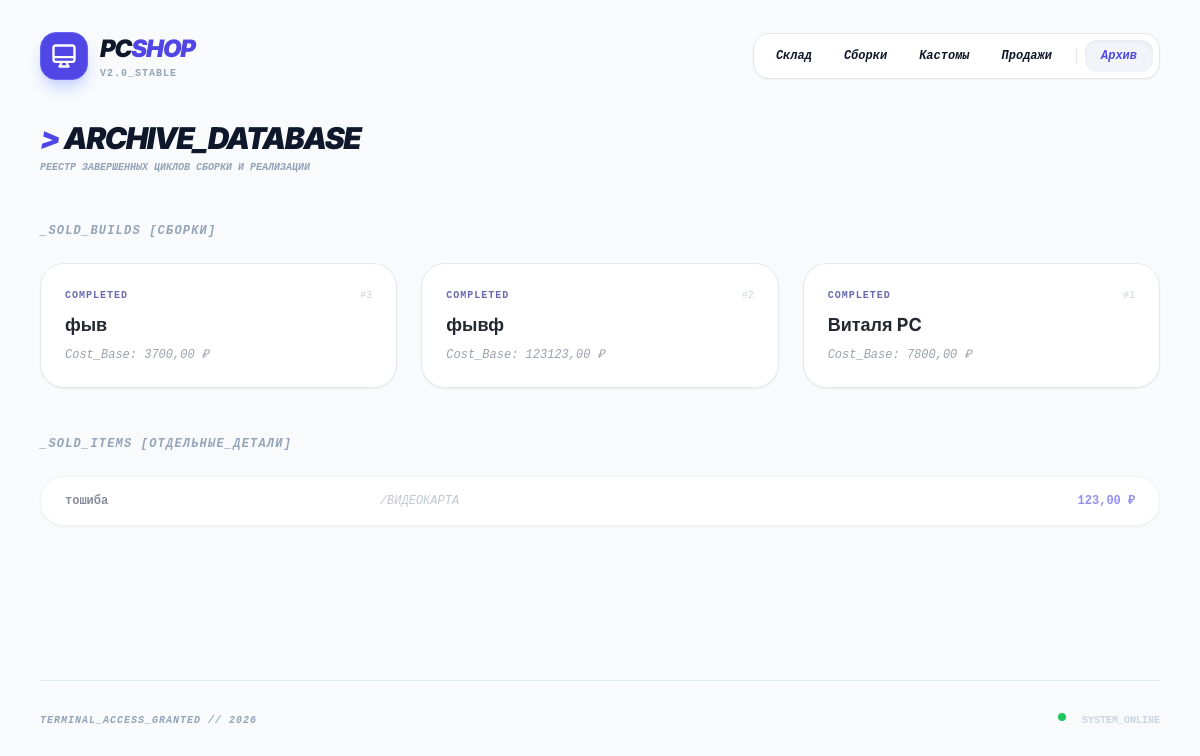
Page /archive/ on the earlier database version.
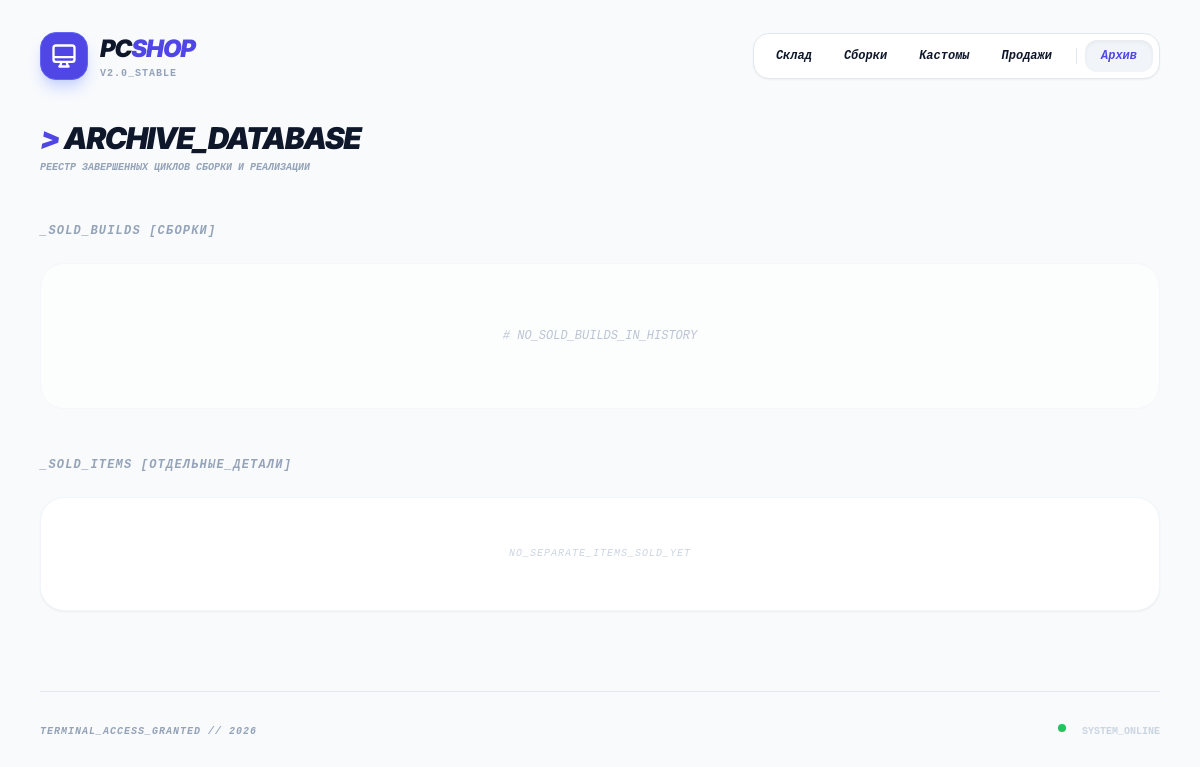
Same page on the later database version.
### tracker/models.py (models this page shows, shortened)
class Build(models.Model):
    title = models.CharField(max_length=200)
    description = models.TextField(blank=True, null=True)
    listing_url = models.URLField(blank=True, null=True)
    cover_image = models.ImageField(upload_to="builds/", blank=True, null=True)
    status = models.CharField(max_length=20, choices=BuildStatus.choices, default=BuildStatus.DRAFT)
    created_at = models.DateTimeField(auto_now_add=True)
    @property
    def cost(self):
        hardware_cost = sum(link.item.purchase_price * link.qty for link in self.build_items.all())
        custom_cost = sum(link.consumable.purchase_price * link.qty_used for link in self.custom_materials.all())
        return hardware_cost + custom_cost

class BuildItem(models.Model):
    build = models.ForeignKey(Build, on_delete=models.CASCADE, related_name="build_items")
    item = models.ForeignKey(InventoryItem, on_delete=models.CASCADE, related_name="build_links")
    qty = models.PositiveIntegerField(default=1)

class InventoryItem(models.Model):
    category = models.CharField(max_length=50, choices=Category.choices, default=Category.OTHER)
    name = models.CharField(max_length=200)
    purchase_price = models.DecimalField(max_digits=10, decimal_places=2)
    status = models.CharField(max_length=20, choices=ItemStatus.choices, default=ItemStatus.IN_STOCK)
    serial_number = models.CharField(max_length=100, blank=True, null=True)
    notes = models.TextField(blank=True, null=True)
    photo = models.ImageField(upload_to="items/", blank=True, null=True)
    created_at = models.DateTimeField(auto_now_add=True)

### tracker/views.py (the view)
# urls.py: path("archive/", views.ArchiveView.as_view(), name="archive_list"),
class ArchiveView(ListView):
    template_name = "tracker/archive_list.html"
    context_object_name = "sold_builds"
    def get_queryset(self):
        return Build.objects.filter(status=BuildStatus.SOLD).prefetch_related('build_items__item').order_by("-created_at")
    def get_context_data(self, **kwargs):
        context = super().get_context_data(**kwargs)
        context['sold_items'] = InventoryItem.objects.filter(status=ItemStatus.SOLD).exclude(build_links__build__status=BuildStatus.SOLD)
        return context

### tracker/templates/tracker/archive_list.html (shortened to what this page needs)
{% extends "base.html" %}
{% block content %}
<div class="space-y-12">
  <header>
    <h1 class="text-3xl font-black text-slate-900 uppercase tracking-tighter italic">
      <span class="text-indigo-600">></span> Archive_Database
    </h1>
    <p class="text-slate-400 font-mono text-[10px] mt-1 uppercase italic font-bold">Реестр завершенных циклов сборки и реализации</p>
  </header>
  <section>
    <h2 class="text-xs font-bold text-slate-400 uppercase tracking-widest mb-6 font-mono italic">_Sold_Builds [Сборки]</h2>
    <div class="grid grid-cols-1 md:grid-cols-2 lg:grid-cols-3 gap-6">
      {% for b in sold_builds %}
        <div onclick="openModal('modal-{{ b.id }}')" class="cursor-pointer group bg-white rounded-3xl p-6 border border-slate-200 shadow-sm grayscale-[0.5] hover:grayscale-0 hover:border-indigo-300 transition-all">
          <div class="flex justify-between items-start mb-2">
            <span class="text-[10px] font-mono text-indigo-500 font-bold uppercase tracking-widest">Completed</span>
            <span class="text-[10px] font-mono text-slate-300">#{{ b.id }}</span>
          </div>
          <h3 class="font-bold text-slate-800 group-hover:text-indigo-600 text-lg transition-colors">{{ b.title }}</h3>
          <p class="text-xs text-slate-400 mt-2 font-mono italic">Cost_Base: {{ b.cost }} ₽</p>
        </div>
      {% empty %}
        <div class="col-span-full py-16 text-center bg-white rounded-3xl border border-slate-100 opacity-60">
           <p class="text-slate-400 font-medium font-mono text-xs uppercase italic"># No_sold_builds_in_history</p>
        </div>
      {% endfor %}
    </div>
  </section>
  <section>
    <h2 class="text-xs font-bold text-slate-400 uppercase tracking-widest mb-6 font-mono italic">_Sold_Items [Отдельные_детали]</h2>
    <div class="bg-white rounded-3xl border border-slate-100 overflow-hidden shadow-sm">
      <table class="w-full text-left font-mono text-xs">
        <tbody class="divide-y divide-slate-50">
          {% for it in sold_items %}
            <tr class="opacity-60 hover:opacity-100 transition-opacity">
              <td class="px-6 py-4 font-bold text-slate-700">{{ it.name }}</td>
              <td class="px-6 py-4 text-slate-400 uppercase italic">/{{ it.get_category_display }}</td>
              <td class="px-6 py-4 text-right text-indigo-600 font-bold font-mono">{{ it.purchase_price }} ₽</td>
            </tr>
          {% empty %}
            <tr>
              <td class="p-12 text-center text-slate-300 font-mono text-[10px] uppercase italic tracking-widest" colspan="3">
                No_separate_items_sold_yet
              </td>
            </tr>
          {% endfor %}
        </tbody>
      </table>
    </div>
  </section>
</div>
{% endblock %}

Differences in the rows shown:
removed Build: id "3", title "фыв", cost "3700,00"
removed Build: id "2", title "фывф", cost "123123,00"
no longer on this page (row edited): Build: id "1", title "Виталя PC", cost "7800,00"
removed InventoryItem: name "тошиба", category "ВИДЕОКАРТА", purchase_price "123,00"
Other differences:
text now shown: "# NO_SOLD_BUILDS_IN_HISTORY NO_SEPARATE_ITEMS_SOLD_YET"
